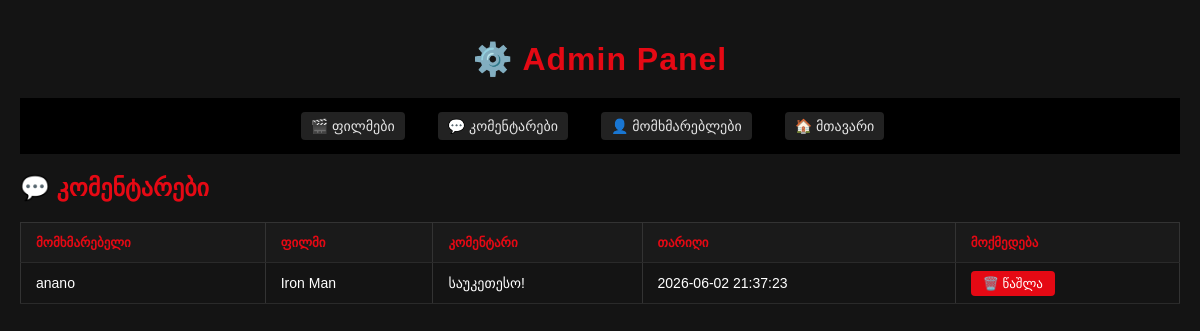
The app's page /index.php?page=admin&action=comments (signed in) with its own data.
### tables this page shows
CREATE TABLE `comments` (
  `id` int(11) NOT NULL,
  `user_id` int(11) DEFAULT NULL,
  `movie_id` int(11) DEFAULT NULL,
  `comment` text NOT NULL,
  `created_at` timestamp NOT NULL DEFAULT current_timestamp()
);

CREATE TABLE `users` (
  `id` int(11) NOT NULL,
  `username` varchar(100) NOT NULL,
  `email` varchar(150) NOT NULL,
  `password` varchar(255) NOT NULL,
  `role` enum('admin','user') DEFAULT 'user'
);

CREATE TABLE `movies` (
  `id` int(11) NOT NULL,
  `title` varchar(200) NOT NULL,
  `description` text DEFAULT NULL,
  `image` varchar(255) DEFAULT NULL,
  `year` int(11) DEFAULT NULL,
  `category_id` int(11) DEFAULT NULL,
  `watch_link` varchar(255) DEFAULT NULL
);

### app/views/admin/comments.php (the view, shortened to what this page needs)
<!DOCTYPE html>
<html>
<head>
<link rel="stylesheet" href="public/css/main.css">
<link rel="stylesheet" href="public/css/admin.css">
</head>
<body>
<h1>⚙️ Admin Panel</h1>
<div class="nav">
    <a href="index.php?page=admin">🎬 ფილმები</a>
    <a href="index.php?page=admin&action=comments">💬 კომენტარები</a>
    <a href="index.php?page=admin&action=users">👤 მომხმარებლები</a>
    <a href="index.php">🏠 მთავარი</a>
</div>
<h2>💬 კომენტარები</h2>
<table>
    <tr>
        <th>მომხმარებელი</th>
        <th>ფილმი</th>
        <th>კომენტარი</th>
        <th>თარიღი</th>
        <th>მოქმედება</th>
    </tr>
    <?php foreach ($comments as $c): ?>
    <tr>
        <td><?= htmlspecialchars($c['username']) ?></td>
        <td><?= htmlspecialchars($c['movie_title']) ?></td>
        <td><?= htmlspecialchars($c['comment']) ?></td>
        <td><?= $c['created_at'] ?></td>
        <td>
            <a class="btn-delete" href="index.php?page=admin&action=delete_comment&id=<?= $c['id'] ?>" onclick="return confirm('წაიშალოს?')">🗑️ წაშლა</a>
        </td>
    </tr>
    <?php endforeach; ?>
</table>
</body>
</html>

### public/css/main.css (style rules this page uses)
* { margin: 0; padding: 0; box-sizing: border-box; }
body { font-family: 'Arial', sans-serif; background: #141414; color: #fff; }
body { margin: 0; font-family: Arial, sans-serif; background: #141414; color: #fff; }
h1 { text-align: center; margin: 20px 0; color: #e50914; font-size: 32px; letter-spacing: 1px; }
.nav { background: #000; display: flex; justify-content: center; align-items: center; gap: 18px; padding: 14px 20px; position: sticky; top: 0; z-index: 100; flex-wrap: wrap; }
.nav a { color: #e5e5e5; text-decoration: none; font-size: 14px; padding: 6px 10px; border-radius: 4px; transition: 0.2s ease; }

### public/css/admin.css (style rules this page uses)
table { width: 100%; border-collapse: collapse; }
th, td { padding: 12px 15px; border-bottom: 1px solid #2a2a2a; text-align: left; font-size: 14px; }
th { background: #1a1a1a; color: #e50914; font-size: 13px; text-transform: uppercase; }
.btn-delete { background: #e50914; color: #fff; }

### app/views/admin/comments.php (style rules this page uses)
body { font-family: Arial; background: #111; color: #fff; margin: 0; padding: 20px; }
h1, h2 { color: #e50914; }
a { color: #e50914; text-decoration: none; }
.nav { margin-bottom: 20px; }
.nav a { margin-right: 15px; background: #222; padding: 8px 15px; border-radius: 5px; }
table { width: 100%; border-collapse: collapse; margin-top: 20px; }
th, td { padding: 10px; border: 1px solid #333; text-align: left; }
th { background: #222; color: #e50914; }
.btn-delete { padding: 5px 12px; background: #e50914; color: #fff; border-radius: 4px; font-size: 13px; }

### records on screen
comments: user.username "anano", movie.title "Iron Man", comment "საუკეთესო!", created_at "2026-06-02 21:37:23"
